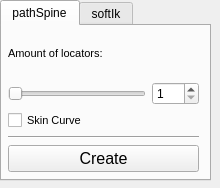
<?xml version="1.0" encoding="UTF-8"?>
<ui version="4.0">
 <class>MG_window</class>
 <widget class="QMainWindow" name="MG_window">
  <property name="geometry">
   <rect>
    <x>0</x>
    <y>0</y>
    <width>220</width>
    <height>188</height>
   </rect>
  </property>
  <property name="windowTitle">
   <string>MG Tools</string>
  </property>
  <widget class="QWidget" name="centralwidget">
   <widget class="QTabWidget" name="tabWidget">
    <property name="geometry">
     <rect>
      <x>0</x>
      <y>0</y>
      <width>211</width>
      <height>181</height>
     </rect>
    </property>
    <property name="currentIndex">
     <number>0</number>
    </property>
    <widget class="QWidget" name="pathSpine_tab">
     <attribute name="title">
      <string>pathSpine</string>
     </attribute>
     <widget class="QWidget" name="layoutWidget">
      <property name="geometry">
       <rect>
        <x>6</x>
        <y>5</y>
        <width>191</width>
        <height>141</height>
       </rect>
      </property>
      <layout class="QVBoxLayout" name="verticalLayout">
       <item>
        <widget class="QLabel" name="ps_locators_label">
         <property name="font">
          <font>
           <pointsize>8</pointsize>
          </font>
         </property>
         <property name="text">
          <string>Amount of locators:</string>
         </property>
        </widget>
       </item>
       <item>
        <layout class="QHBoxLayout" name="horizontalLayout">
         <item>
          <widget class="QSlider" name="ps_locators_horizontalSlider">
           <property name="minimum">
            <number>1</number>
           </property>
           <property name="maximum">
            <number>100</number>
           </property>
           <property name="orientation">
            <enum>Qt::Horizontal</enum>
           </property>
          </widget>
         </item>
         <item>
          <widget class="QSpinBox" name="ps_locators_spinBox">
           <property name="minimum">
            <number>1</number>
           </property>
           <property name="maximum">
            <number>100</number>
           </property>
          </widget>
         </item>
        </layout>
       </item>
       <item>
        <widget class="QCheckBox" name="ps_skinCurve_checkBox">
         <property name="font">
          <font>
           <pointsize>8</pointsize>
          </font>
         </property>
         <property name="layoutDirection">
          <enum>Qt::LeftToRight</enum>
         </property>
         <property name="autoFillBackground">
          <bool>false</bool>
         </property>
         <property name="text">
          <string>Skin Curve</string>
         </property>
         <property name="iconSize">
          <size>
           <width>16</width>
           <height>16</height>
          </size>
         </property>
        </widget>
       </item>
       <item>
        <widget class="Line" name="line">
         <property name="orientation">
          <enum>Qt::Horizontal</enum>
         </property>
        </widget>
       </item>
       <item>
        <widget class="QPushButton" name="ps_create_pushButton">
         <property name="font">
          <font>
           <pointsize>12</pointsize>
          </font>
         </property>
         <property name="text">
          <string>Create</string>
         </property>
        </widget>
       </item>
      </layout>
     </widget>
    </widget>
    <widget class="QWidget" name="softIk_tab">
     <attribute name="title">
      <string>softIk</string>
     </attribute>
    </widget>
   </widget>
  </widget>
 </widget>
 <resources/>
 <connections>
  <connection>
   <sender>ps_locators_spinBox</sender>
   <signal>valueChanged(int)</signal>
   <receiver>ps_locators_horizontalSlider</receiver>
   <slot>setValue(int)</slot>
   <hints>
    <hint type="sourcelabel">
     <x>252</x>
     <y>162</y>
    </hint>
    <hint type="destinationlabel">
     <x>141</x>
     <y>161</y>
    </hint>
   </hints>
  </connection>
  <connection>
   <sender>ps_locators_horizontalSlider</sender>
   <signal>valueChanged(int)</signal>
   <receiver>ps_locators_spinBox</receiver>
   <slot>setValue(int)</slot>
   <hints>
    <hint type="sourcelabel">
     <x>141</x>
     <y>161</y>
    </hint>
    <hint type="destinationlabel">
     <x>252</x>
     <y>162</y>
    </hint>
   </hints>
  </connection>
 </connections>
</ui>
